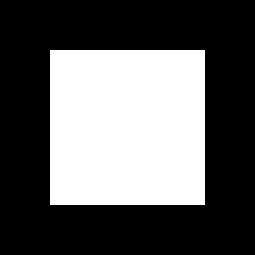
Frame 1 (no input)
Frame 60 (the mouse pressed at the canvas centre just before this capture): identical to frame 1, image omitted
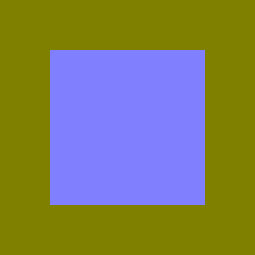
Frame 120 (the mouse held since frame 60 and released just before this capture)

The Processing sketch that drew these frames (run headless with seeded random() and noise(); from frame 60 on, the mouse is pressed at the canvas centre):

// Processing sketch: processing_118919
// ── processing_118919.pde

int x,y,xc,yc;
void setup(){
  size(255,255);
  noStroke();
}
void draw(){
  x=mouseX;
  y=mouseY;
  xc=255-x;
  yc=255-y;
  fill(x,y,0);
  rect(0,0,255,255);
  fill(xc,yc,255);
  rect(50,50,155,155);  
}
